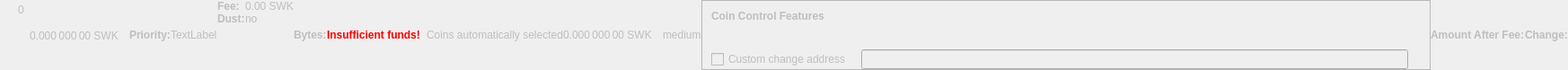
    <widget class="QWidget" name="dummyHideWidget" native="true">
     <property name="enabled">
      <bool>false</bool>
     </property>
     <property name="maximumSize">
      <size>
       <width>100</width>
       <height>22</height>
      </size>
     </property>
     <layout class="QHBoxLayout" name="dummyHideLayout">
      <property name="spacing">
       <number>0</number>
      </property>
      <property name="leftMargin">
       <number>0</number>
      </property>
      <property name="topMargin">
       <number>0</number>
      </property>
      <property name="rightMargin">
       <number>0</number>
      </property>
      <property name="bottomMargin">
       <number>0</number>
      </property>
      <item>
       <layout class="QFormLayout" name="formLayoutCoinControl1">
        <property name="horizontalSpacing">
         <number>10</number>
        </property>
        <property name="verticalSpacing">
         <number>14</number>
        </property>
        <property name="leftMargin">
         <number>10</number>
        </property>
        <property name="topMargin">
         <number>4</number>
        </property>
        <property name="rightMargin">
         <number>6</number>
        </property>
        <item row="0" column="1">
         <widget class="QLabel" name="labelCoinControlBytes">
          <property name="cursor">
           <cursorShape>IBeamCursor</cursorShape>
          </property>
          <property name="contextMenuPolicy">
           <enum>Qt::ActionsContextMenu</enum>
          </property>
          <property name="text">
           <string notr="true">0</string>
          </property>
          <property name="textInteractionFlags">
           <set>Qt::LinksAccessibleByMouse|Qt::TextSelectableByKeyboard|Qt::TextSelectableByMouse</set>
          </property>
         </widget>
        </item>
       </layout>
      </item>
      <item>
       <widget class="QLabel" name="labelCoinControlAfterFee">
        <property name="enabled">
         <bool>false</bool>
        </property>
        <property name="sizePolicy">
         <sizepolicy hsizetype="Fixed" vsizetype="Fixed">
          <horstretch>0</horstretch>
          <verstretch>0</verstretch>
         </sizepolicy>
        </property>
        <property name="minimumSize">
         <size>
          <width>111</width>
          <height>12</height>
         </size>
        </property>
        <property name="maximumSize">
         <size>
          <width>111</width>
          <height>12</height>
         </size>
        </property>
        <property name="cursor">
         <cursorShape>IBeamCursor</cursorShape>
        </property>
        <property name="contextMenuPolicy">
         <enum>Qt::ActionsContextMenu</enum>
        </property>
        <property name="text">
         <string notr="true">0.000 000 00 SWK</string>
        </property>
        <property name="textInteractionFlags">
         <set>Qt::LinksAccessibleByMouse|Qt::TextSelectableByKeyboard|Qt::TextSelectableByMouse</set>
        </property>
       </widget>
      </item>
      <item>
       <widget class="QLabel" name="labelCoinControlPriorityText">
        <property name="enabled">
         <bool>false</bool>
        </property>
        <property name="font">
         <font>
          <weight>75</weight>
          <bold>true</bold>
         </font>
        </property>
        <property name="text">
         <string>Priority:</string>
        </property>
       </widget>
      </item>
      <item>
       <layout class="QHBoxLayout" name="horizontalLayout">
        <item>
         <widget class="QLabel" name="WarningLabel">
          <property name="text">
           <string>TextLabel</string>
          </property>
         </widget>
        </item>
       </layout>
      </item>
      <item>
       <layout class="QFormLayout" name="formLayoutCoinControl3">
        <property name="horizontalSpacing">
         <number>0</number>
        </property>
        <property name="verticalSpacing">
         <number>0</number>
        </property>
        <property name="leftMargin">
         <number>0</number>
        </property>
        <property name="topMargin">
         <number>0</number>
        </property>
        <property name="rightMargin">
         <number>0</number>
        </property>
        <item row="0" column="0">
         <widget class="QLabel" name="labelCoinControlFeeText">
          <property name="enabled">
           <bool>false</bool>
          </property>
          <property name="font">
           <font>
            <weight>75</weight>
            <bold>true</bold>
           </font>
          </property>
          <property name="text">
           <string>Fee:</string>
          </property>
          <property name="margin">
           <number>0</number>
          </property>
         </widget>
        </item>
        <item row="0" column="1">
         <widget class="QLabel" name="labelCoinControlFee">
          <property name="enabled">
           <bool>false</bool>
          </property>
          <property name="cursor">
           <cursorShape>IBeamCursor</cursorShape>
          </property>
          <property name="contextMenuPolicy">
           <enum>Qt::ActionsContextMenu</enum>
          </property>
          <property name="text">
           <string notr="true">0.00 SWK</string>
          </property>
          <property name="textInteractionFlags">
           <set>Qt::LinksAccessibleByMouse|Qt::TextSelectableByKeyboard|Qt::TextSelectableByMouse</set>
          </property>
         </widget>
        </item>
        <item row="1" column="0">
         <widget class="QLabel" name="labelCoinControlLowOutputText">
          <property name="enabled">
           <bool>false</bool>
          </property>
          <property name="font">
           <font>
            <weight>75</weight>
            <bold>true</bold>
           </font>
          </property>
          <property name="text">
           <string>Dust:</string>
          </property>
         </widget>
        </item>
        <item row="1" column="1">
         <widget class="QLabel" name="labelCoinControlLowOutput">
          <property name="enabled">
           <bool>false</bool>
          </property>
          <property name="cursor">
           <cursorShape>IBeamCursor</cursorShape>
          </property>
          <property name="contextMenuPolicy">
           <enum>Qt::ActionsContextMenu</enum>
          </property>
          <property name="text">
           <string>no</string>
          </property>
          <property name="textInteractionFlags">
           <set>Qt::LinksAccessibleByMouse|Qt::TextSelectableByKeyboard|Qt::TextSelectableByMouse</set>
          </property>
         </widget>
        </item>
       </layout>
      </item>
      <item>
       <widget class="QLabel" name="labelCoinControlBytesText">
        <property name="enabled">
         <bool>false</bool>
        </property>
        <property name="font">
         <font>
          <weight>75</weight>
          <bold>true</bold>
         </font>
        </property>
        <property name="text">
         <string>Bytes:</string>
        </property>
       </widget>
      </item>
      <item>
       <layout class="QFormLayout" name="formLayoutCoinControl2">
        <property name="horizontalSpacing">
         <number>0</number>
        </property>
        <property name="verticalSpacing">
         <number>0</number>
        </property>
        <property name="leftMargin">
         <number>0</number>
        </property>
        <property name="topMargin">
         <number>0</number>
        </property>
        <property name="rightMargin">
         <number>0</number>
        </property>
       </layout>
      </item>
      <item>
       <layout class="QHBoxLayout" name="horizontalLayoutCoinControl2">
        <property name="spacing">
         <number>0</number>
        </property>
        <property name="bottomMargin">
         <number>0</number>
        </property>
       </layout>
      </item>
      <item>
       <widget class="QLabel" name="labelCoinControlInsuffFunds">
        <property name="enabled">
         <bool>false</bool>
        </property>
        <property name="minimumSize">
         <size>
          <width>0</width>
          <height>0</height>
         </size>
        </property>
        <property name="font">
         <font>
          <weight>75</weight>
          <bold>true</bold>
         </font>
        </property>
        <property name="styleSheet">
         <string notr="true">color:red;font-weight:bold;</string>
        </property>
        <property name="text">
         <string>Insufficient funds!</string>
        </property>
        <property name="margin">
         <number>5</number>
        </property>
       </widget>
      </item>
      <item>
       <layout class="QFormLayout" name="formLayoutCoinControl4">
        <property name="horizontalSpacing">
         <number>0</number>
        </property>
        <property name="verticalSpacing">
         <number>0</number>
        </property>
        <property name="leftMargin">
         <number>0</number>
        </property>
        <property name="topMargin">
         <number>0</number>
        </property>
        <property name="rightMargin">
         <number>0</number>
        </property>
       </layout>
      </item>
      <item>
       <widget class="QLabel" name="labelCoinControlChangeLabel">
        <property name="enabled">
         <bool>false</bool>
        </property>
        <property name="sizePolicy">
         <sizepolicy hsizetype="Preferred" vsizetype="Expanding">
          <horstretch>0</horstretch>
          <verstretch>0</verstretch>
         </sizepolicy>
        </property>
        <property name="minimumSize">
         <size>
          <width>0</width>
          <height>0</height>
         </size>
        </property>
        <property name="text">
         <string/>
        </property>
        <property name="margin">
         <number>3</number>
        </property>
       </widget>
      </item>
      <item>
       <widget class="QLabel" name="labelCoinControlAutomaticallySelected">
        <property name="enabled">
         <bool>false</bool>
        </property>
        <property name="sizePolicy">
         <sizepolicy hsizetype="Fixed" vsizetype="Fixed">
          <horstretch>0</horstretch>
          <verstretch>0</verstretch>
         </sizepolicy>
        </property>
        <property name="minimumSize">
         <size>
          <width>0</width>
          <height>0</height>
         </size>
        </property>
        <property name="maximumSize">
         <size>
          <width>240</width>
          <height>16777215</height>
         </size>
        </property>
        <property name="text">
         <string>Coins automatically selected</string>
        </property>
        <property name="margin">
         <number>5</number>
        </property>
       </widget>
      </item>
      <item>
       <widget class="QLabel" name="labelCoinControlChange">
        <property name="enabled">
         <bool>false</bool>
        </property>
        <property name="sizePolicy">
         <sizepolicy hsizetype="Fixed" vsizetype="Fixed">
          <horstretch>0</horstretch>
          <verstretch>0</verstretch>
         </sizepolicy>
        </property>
        <property name="minimumSize">
         <size>
          <width>111</width>
          <height>0</height>
         </size>
        </property>
        <property name="maximumSize">
         <size>
          <width>111</width>
          <height>16777215</height>
         </size>
        </property>
        <property name="cursor">
         <cursorShape>IBeamCursor</cursorShape>
        </property>
        <property name="contextMenuPolicy">
         <enum>Qt::ActionsContextMenu</enum>
        </property>
        <property name="text">
         <string notr="true">0.000 000 00 SWK</string>
        </property>
        <property name="textInteractionFlags">
         <set>Qt::LinksAccessibleByMouse|Qt::TextSelectableByKeyboard|Qt::TextSelectableByMouse</set>
        </property>
       </widget>
      </item>
      <item>
       <widget class="QLabel" name="labelCoinControlPriority">
        <property name="enabled">
         <bool>false</bool>
        </property>
        <property name="cursor">
         <cursorShape>IBeamCursor</cursorShape>
        </property>
        <property name="contextMenuPolicy">
         <enum>Qt::ActionsContextMenu</enum>
        </property>
        <property name="text">
         <string>medium</string>
        </property>
        <property name="textInteractionFlags">
         <set>Qt::LinksAccessibleByMouse|Qt::TextSelectableByKeyboard|Qt::TextSelectableByMouse</set>
        </property>
       </widget>
      </item>
      <item>
       <widget class="QFrame" name="frameCoinControl">
        <property name="sizePolicy">
         <sizepolicy hsizetype="Expanding" vsizetype="Expanding">
          <horstretch>0</horstretch>
          <verstretch>0</verstretch>
         </sizepolicy>
        </property>
        <property name="maximumSize">
         <size>
          <width>16777215</width>
          <height>16777215</height>
         </size>
        </property>
        <property name="frameShape">
         <enum>QFrame::StyledPanel</enum>
        </property>
        <property name="frameShadow">
         <enum>QFrame::Sunken</enum>
        </property>
        <layout class="QVBoxLayout" name="verticalLayoutCoinControl2_2">
         <property name="spacing">
          <number>0</number>
         </property>
         <property name="leftMargin">
          <number>0</number>
         </property>
         <property name="topMargin">
          <number>0</number>
         </property>
         <property name="rightMargin">
          <number>0</number>
         </property>
         <property name="bottomMargin">
          <number>0</number>
         </property>
         <item>
          <layout class="QVBoxLayout" name="verticalLayoutCoinControl" stretch="0,0,0,1">
           <property name="spacing">
            <number>0</number>
           </property>
           <property name="leftMargin">
            <number>10</number>
           </property>
           <property name="topMargin">
            <number>10</number>
           </property>
           <item>
            <layout class="QHBoxLayout" name="horizontalLayoutCoinControl1">
             <property name="bottomMargin">
              <number>15</number>
             </property>
             <item>
              <widget class="QLabel" name="labelCoinControlFeatures">
               <property name="enabled">
                <bool>false</bool>
               </property>
               <property name="sizePolicy">
                <sizepolicy hsizetype="Preferred" vsizetype="Maximum">
                 <horstretch>0</horstretch>
                 <verstretch>0</verstretch>
                </sizepolicy>
               </property>
               <property name="font">
                <font>
                 <weight>75</weight>
                 <bold>true</bold>
                </font>
               </property>
               <property name="styleSheet">
                <string notr="true">font-weight:bold;</string>
               </property>
               <property name="text">
                <string>Coin Control Features</string>
               </property>
              </widget>
             </item>
            </layout>
           </item>
           <item>
            <widget class="QWidget" name="widgetCoinControl" native="true">
             <property name="sizePolicy">
              <sizepolicy hsizetype="Preferred" vsizetype="Preferred">
               <horstretch>0</horstretch>
               <verstretch>0</verstretch>
              </sizepolicy>
             </property>
             <property name="minimumSize">
              <size>
               <width>0</width>
               <height>0</height>
              </size>
             </property>
             <property name="styleSheet">
              <string notr="true"/>
             </property>
             <layout class="QHBoxLayout" name="horizontalLayoutCoinControl5_2">
              <property name="leftMargin">
               <number>0</number>
              </property>
              <property name="topMargin">
               <number>0</number>
              </property>
              <property name="rightMargin">
               <number>0</number>
              </property>
              <property name="bottomMargin">
               <number>0</number>
              </property>
              <item>
               <layout class="QHBoxLayout" name="horizontalLayoutCoinControl3">
                <property name="spacing">
                 <number>20</number>
                </property>
                <property name="topMargin">
                 <number>0</number>
                </property>
                <property name="bottomMargin">
                 <number>10</number>
                </property>
               </layout>
              </item>
             </layout>
            </widget>
           </item>
           <item>
            <layout class="QHBoxLayout" name="horizontalLayoutCoinControl4" stretch="0,0,0">
             <property name="spacing">
              <number>12</number>
             </property>
             <property name="sizeConstraint">
              <enum>QLayout::SetDefaultConstraint</enum>
             </property>
             <property name="topMargin">
              <number>5</number>
             </property>
             <property name="rightMargin">
              <number>5</number>
             </property>
             <item>
              <widget class="QCheckBox" name="checkBoxCoinControlChange">
               <property name="enabled">
                <bool>false</bool>
               </property>
               <property name="toolTip">
                <string>If this is activated, but the change address is empty or invalid, change will be sent to a newly generated address.</string>
               </property>
               <property name="text">
                <string>Custom change address</string>
               </property>
              </widget>
             </item>
             <item>
              <widget class="QValidatedLineEdit" name="lineEditCoinControlChange">
               <property name="enabled">
                <bool>false</bool>
               </property>
               <property name="sizePolicy">
                <sizepolicy hsizetype="Expanding" vsizetype="Fixed">
                 <horstretch>0</horstretch>
                 <verstretch>0</verstretch>
                </sizepolicy>
               </property>
              </widget>
             </item>
             <item>
              <widget class="QLabel" name="labelCoinControlChangeLabel_2">
               <property name="sizePolicy">
                <sizepolicy hsizetype="Preferred" vsizetype="Expanding">
                 <horstretch>0</horstretch>
                 <verstretch>0</verstretch>
                </sizepolicy>
               </property>
               <property name="minimumSize">
                <size>
                 <width>0</width>
                 <height>0</height>
                </size>
               </property>
               <property name="text">
                <string/>
               </property>
               <property name="margin">
                <number>3</number>
               </property>
              </widget>
             </item>
            </layout>
           </item>
           <item>
            <spacer name="verticalSpacerCoinControl">
             <property name="orientation">
              <enum>Qt::Vertical</enum>
             </property>
             <property name="sizeHint" stdset="0">
              <size>
               <width>800</width>
               <height>1</height>
              </size>
             </property>
            </spacer>
           </item>
          </layout>
         </item>
        </layout>
       </widget>
      </item>
      <item>
       <widget class="QLabel" name="labelCoinControlAfterFeeText">
        <property name="enabled">
         <bool>false</bool>
        </property>
        <property name="minimumSize">
         <size>
          <width>0</width>
          <height>0</height>
         </size>
        </property>
        <property name="maximumSize">
         <size>
          <width>16777215</width>
          <height>16777215</height>
         </size>
        </property>
        <property name="font">
         <font>
          <weight>75</weight>
          <bold>true</bold>
         </font>
        </property>
        <property name="text">
         <string>Amount After Fee:</string>
        </property>
        <property name="alignment">
         <set>Qt::AlignLeading|Qt::AlignLeft|Qt::AlignVCenter</set>
        </property>
        <property name="margin">
         <number>0</number>
        </property>
       </widget>
      </item>
      <item>
       <widget class="QLabel" name="labelCoinControlChangeText">
        <property name="enabled">
         <bool>false</bool>
        </property>
        <property name="sizePolicy">
         <sizepolicy hsizetype="Preferred" vsizetype="Preferred">
          <horstretch>0</horstretch>
          <verstretch>0</verstretch>
         </sizepolicy>
        </property>
        <property name="minimumSize">
         <size>
          <width>0</width>
          <height>0</height>
         </size>
        </property>
        <property name="maximumSize">
         <size>
          <width>16777215</width>
          <height>16777215</height>
         </size>
        </property>
        <property name="font">
         <font>
          <weight>75</weight>
          <bold>true</bold>
         </font>
        </property>
        <property name="text">
         <string>Change:</string>
        </property>
        <property name="alignment">
         <set>Qt::AlignLeading|Qt::AlignLeft|Qt::AlignVCenter</set>
        </property>
       </widget>
      </item>
     </layout>
    </widget>
